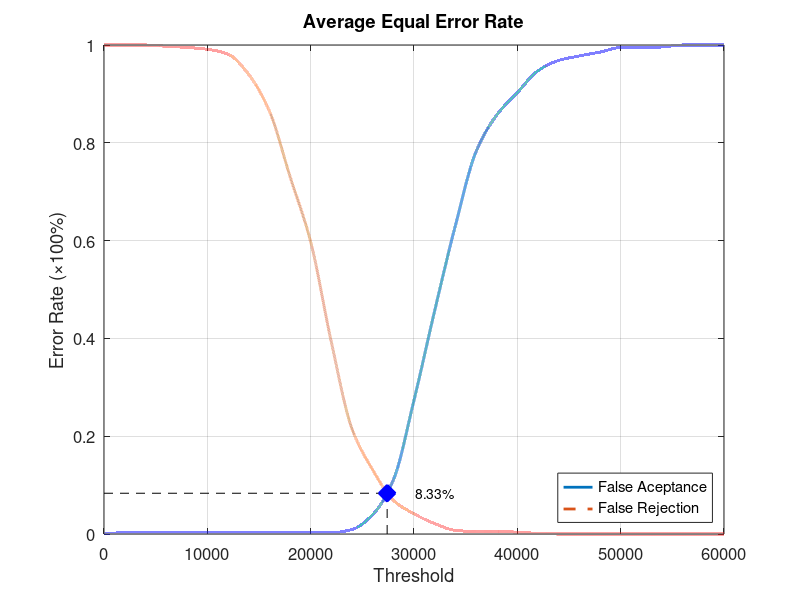
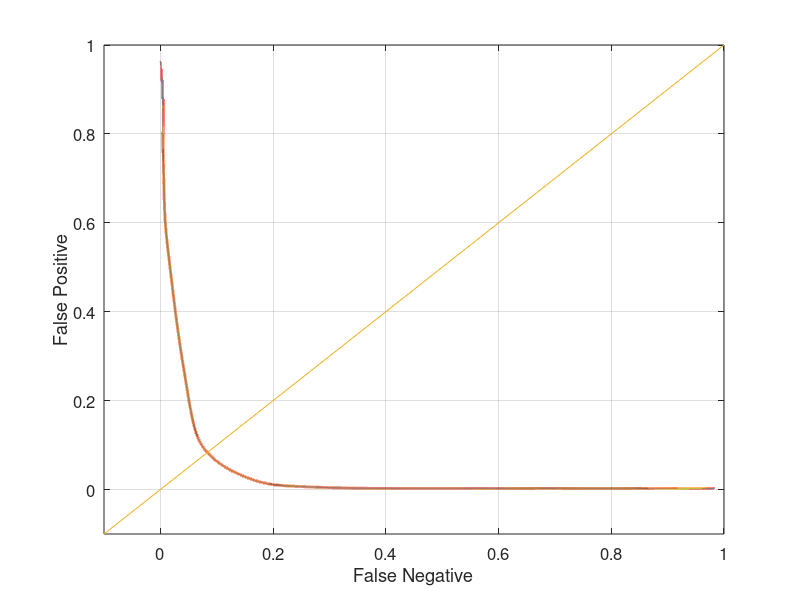

Reproduce these figures in MATLAB, in order.
function yEER = Experiment3Average
close all;
clear;
clc;
x = 0:2000:60000;
xq = 0:0.5:60000;

y0 = [0 0.00263158 0.00263158 0.00263158 0.00263158 0.00263158 0.00263158 0.00263158 0.00263158 0.00263158 0.00263158 0.00263158 0.00921053 0.0394737 0.110526 0.273684 0.456579 0.630263 0.781579 0.856579 0.902632 0.947368 0.968421 0.977632 0.985526 0.994737 0.994737 0.996053 1 1 1];
yy0 = interp1(x, y0, xq, 'pchip');
y1 = [1 1 1 0.9975 0.995 0.99125 0.98125 0.94 0.865 0.73125 0.5975 0.3925 0.215 0.13125 0.06875 0.04125 0.02125 0.0075 0.005 0.005 0.00375 0.00125 0 0 0 0 0 0 0 0 0];
yy1 = interp1(x, y1, xq, 'pchip');

% Calculating EER: 
y2 = abs(y0 - y1);
find(y2 == min(y2))
yy2 = abs(yy0 - yy1);
xEER = find(yy2 == min(yy2));
xEERIndex = xq(xEER) % X-axis EER
yEER = yy0(xEER) % Y-axis EER

main = figure
plot(xq, yy0,'-','LineWidth', 2);	hold on
plot(xq, yy1,'--','LineWidth', 2);	hold on
plot([xEERIndex xEERIndex], [0 yEER], 'k--');	hold on
plot([0 xEERIndex], [yEER yEER], 'k--');	hold on
plot(xEERIndex, yEER, 'bx', 'LineWidth', 10);	hold on
text(xEERIndex + 10 * xEERIndex / 100, yEER, [num2str(round((10000 * yEER)) / 100) '%'])
legend('False Aceptance', 'False Rejection', 'Location', 'SouthEast')
xlabel('Threshold')
ylabel('Error Rate (\times100%)')
title('Average Equal Error Rate')
set(gca, 'FontSize', 12)
axis([0 60000 0 1])
grid on

print(main, 'Experiment3AverageMain', '-dpng');
FNRxFPR = figure('Color', [1 1 1]);
plot(yy1, yy0, '-', yy1, yy0, 'LineWidth', 2);
hold on
y = -0.1:0.1:1
plot(y, y); 
set(gca, 'FontSize', 12)
xlabel('False Negative')
ylabel('False Positive')
axis([-0.1 1 -0.1 1])
set(gca, 'FontSize', 12)
grid on

print(FNRxFPR, 'Experiment3AverageFNRxFPR','-dpng');
end
